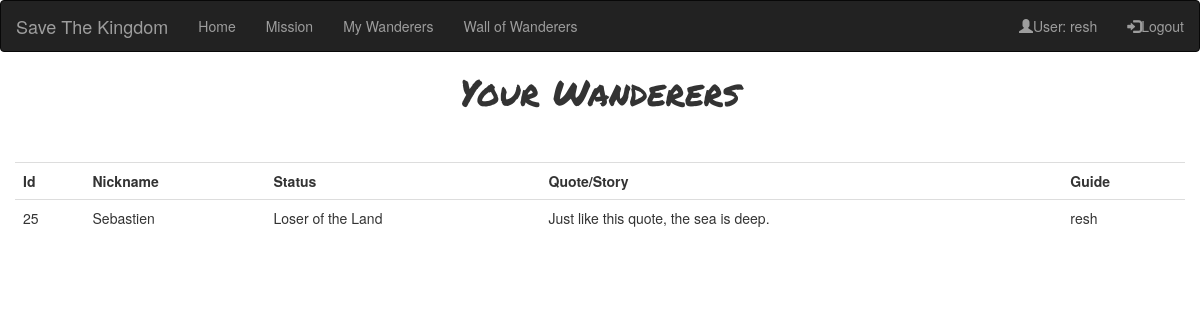
The page /saveTheKingdom/myWanderers/ (signed in) on the database as committed earlier.
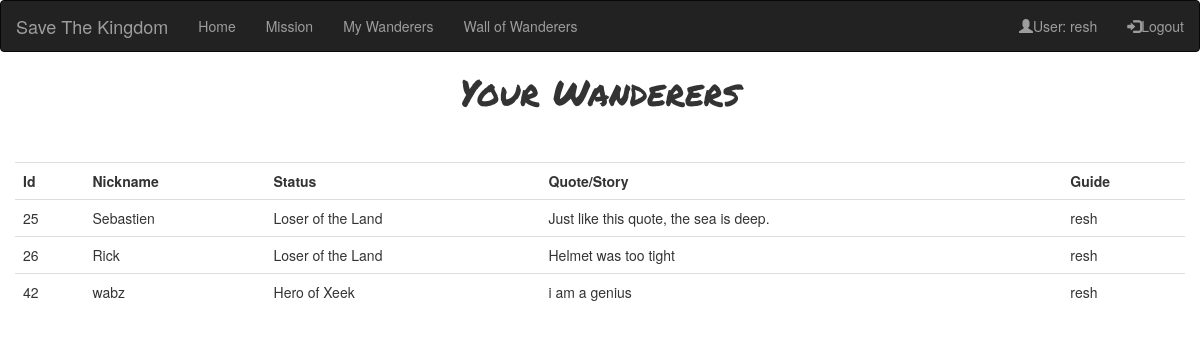
The same page on the database as committed later.
### saveTheKingdom/models.py (models this page shows, shortened)
class Wanderer(models.Model):
    name = models.CharField(max_length=20,help_text="What's your nickname/title?")
    comment = models.TextField(max_length=200, help_text="A quote that resonates with your character")
    wanderer_status = (('h','Hero of Xeek'),('l','Loser of the Land'))
    status = models.CharField(max_length=1, choices=wanderer_status, default='l')
    guide = models.ForeignKey(User, on_delete=models.SET_NULL, null=True,blank=True)
    class Meta:
        ordering = ["name","status","comment"]

### saveTheKingdom/views.py (the view)
class WandererByGuideListView(LoginRequiredMixin,ListView):
    model = Wanderer
    template_name = 'wanderers_list.html'
    paginate_by = 30
    context_object_name = 'wanderers_list'
    def get_queryset(self):
        return Wanderer.objects.filter(guide=self.request.user).order_by('id')

### saveTheKingdom/templates/wanderers_list.html
{% extends "base_generic.html" %}
{% block content %}
    <h1 class="titles text-center">Your Wanderers </h1> <br><br>
    <div class="container-fluid">
        {% if wanderers_list %}
            <table class="table table-hover">
                <tr>
                    <th>Id</th>
                    <th>Nickname</th>
                    <th>Status</th>
                    <th>Quote/Story</th>
                    <th>Guide</th>
                </tr>
                {% for wand in wanderers_list %}
                <tr>
                    <td>{{ wand.id}}</td>
                    <td>{{ wand.name}}</td>
                    <td>{{ wand.get_status_display}}</td>
                    <td>{{ wand.comment}}</td>
                    <td>{{ wand.guide}}</td>
                </tr>
                {%endfor%}
            </table>
        {% else %}
            <br><br>
            <h3 class="titles text-center">You have no wanderers.</h3>
        {% endif %}
    </div>
{% endblock %}

### saveTheKingdom/templates/base_generic.html (shortened to what this page needs)
<!DOCTYPE html>
<html lang="en">
<head>
  <link rel="stylesheet" href="https://maxcdn.bootstrapcdn.com/bootstrap/3.3.7/css/bootstrap.min.css">
  {% load static %}
  <link rel="stylesheet" href="{% static 'styles.css' %}">
</head>
  <body id={{bodyid}}>
    {% block navbar %}
      <nav class="navbar navbar-inverse" style="margin-bottom: 0">
        <div class="container-fluid">
          <div class="navbar-header">
              <a class="navbar-brand" href="{% url 'story' %}">  Save The Kingdom  </a>
          </div>
          <ul class="nav navbar-nav">
            <li><a href="{% url 'story' %}">Home</a></li>
            <li><a href="{% url 'mission' %}">Mission</a></li>
            <li><a href="{% url 'my-wanderers' %}">My Wanderers</a></li>
            <li><a href="{% url 'wall'%}">Wall of Wanderers</a></li>
          </ul>
          <ul class="nav navbar-nav navbar-right">
            {% if user.is_authenticated %}
              <li><a href="#"><span class="glyphicon glyphicon-user"></span>User: {{ user.get_username }}</a></li>
              <li><a href="{% url 'logout'%}?next={{request.path}}"><span class="glyphicon glyphicon-log-in"></span>Logout</a></li>
            {% else %}
            <li><a href="{% url 'signup' %}"><span class="glyphicon glyphicon-user"></span>Sign up</a></li>
              <li><a href="{% url 'login'%}?next={{request.path}}"><span class="glyphicon glyphicon-log-in"></span>Login</a></li>
            {% endif %}
          </ul>
        </div>
      </nav>
    {% endblock %}
    {% block content %}
    {% endblock %}
  </body>
</html>

### saveTheKingdom/static/styles.css (style rules this page uses)
.titles { font-family: 'Permanent Marker', cursive; }

Rows that differ between the two databases and show on the page:
added Wanderer: id "26", name "Rick", status "Loser of the Land", comment "Helmet was too tight", guide "resh"
added Wanderer: id "42", name "wabz", status "Hero of Xeek", comment "i am a genius", guide "resh"
